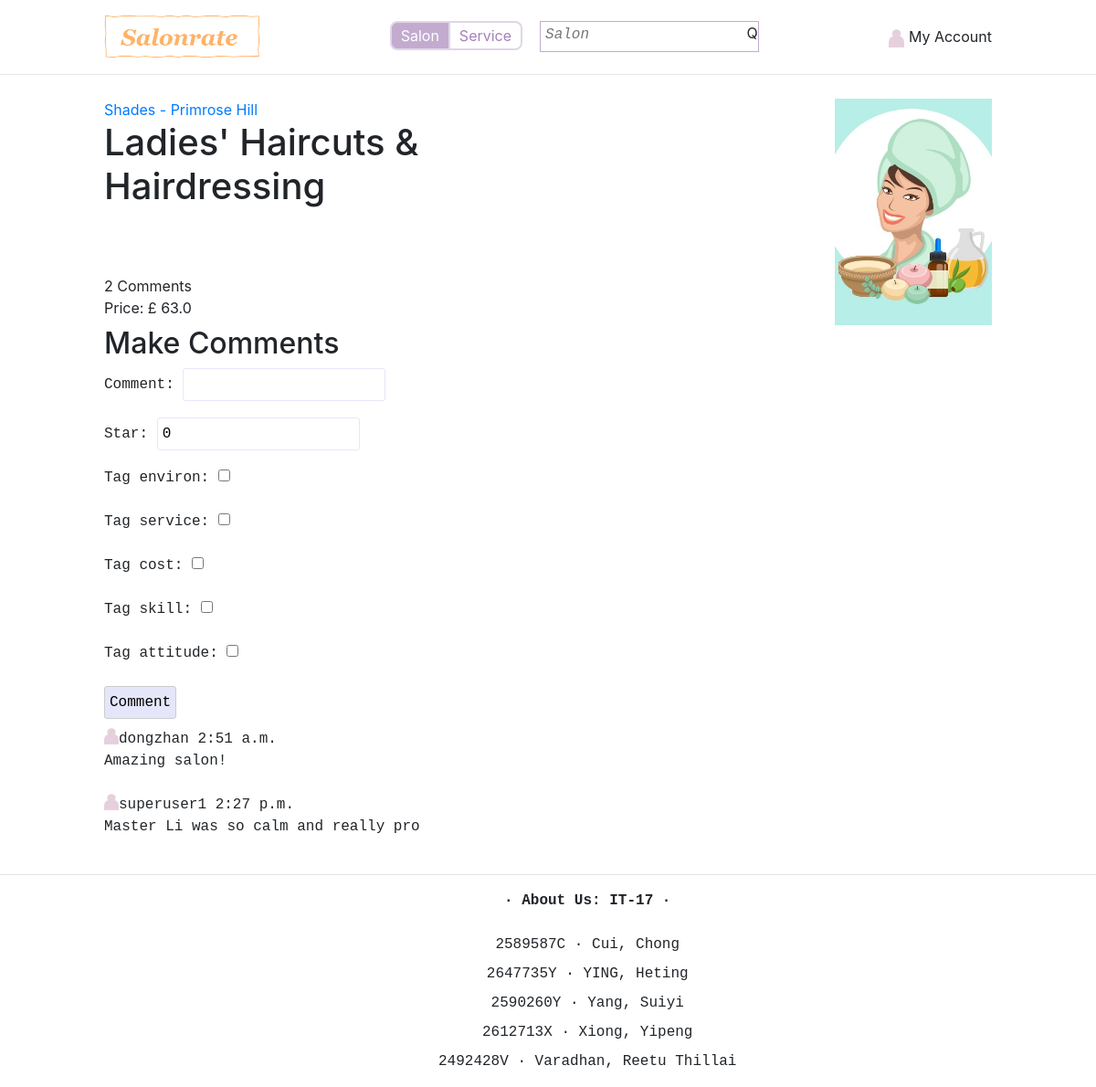
Page /salonrate/service/ on the earlier database version.
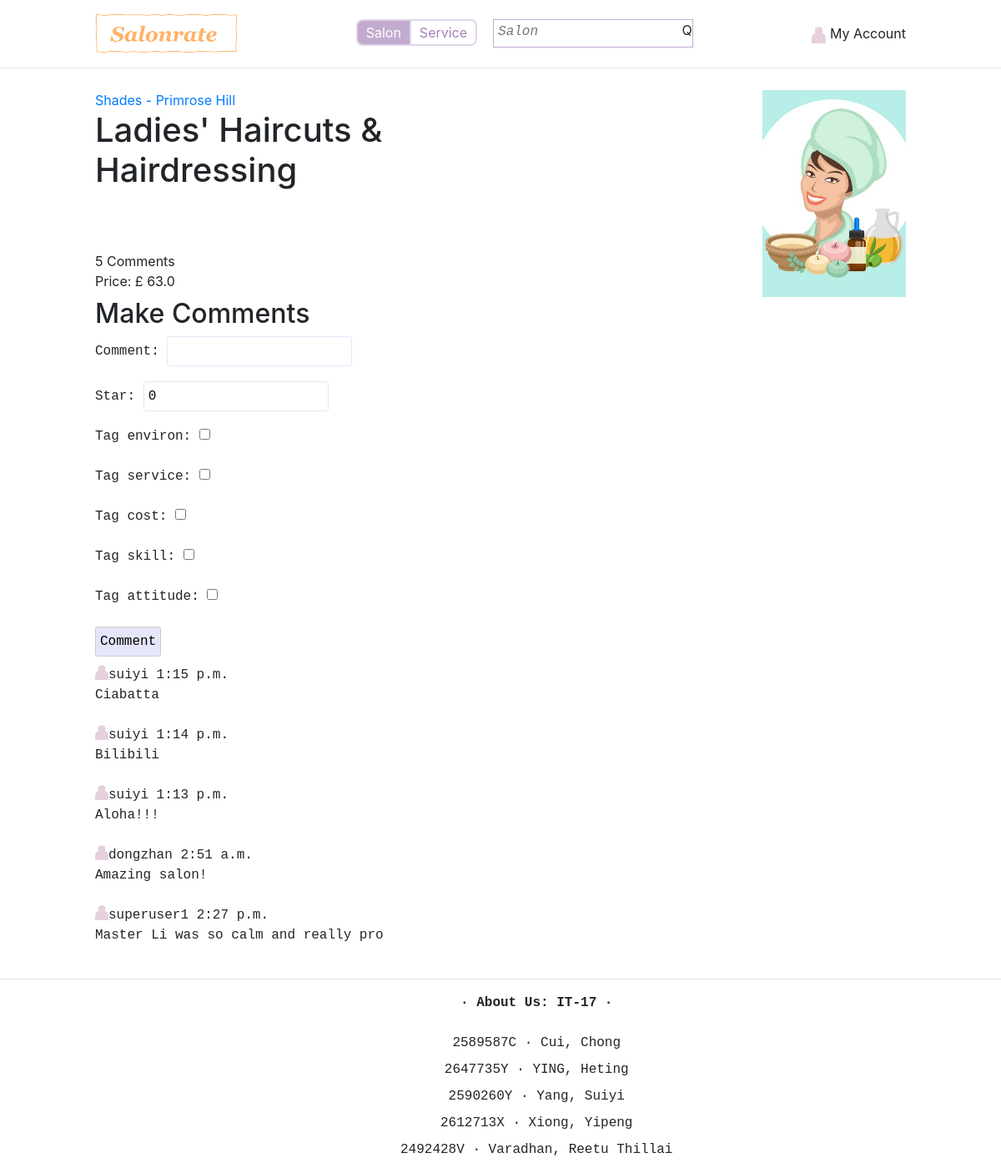
Same page on the later database version.
### salonrate/models.py (models this page shows, shortened)
class Comment(models.Model):
    comment_id = models.AutoField(primary_key=True, null=False)
    username = models.ForeignKey(User, on_delete=models.CASCADE)
    salon_or_service_id = models.IntegerField(default=0, null=False)
    type = models.IntegerField(default=0)
    comment = models.CharField(max_length=500)
    star = models.IntegerField(default=0)
    tag_environ = models.BooleanField(default=False)
    tag_service = models.BooleanField(default=False)
    tag_cost = models.BooleanField(default=False)
    tag_skill = models.BooleanField(default=False)
    tag_attitude = models.BooleanField(default=False)
    comment_time = models.TimeField(auto_now=True)

### salonrate/views.py (the view, shortened to what this page needs)
# urls.py: path('service/', views.service_detail, name="service"),
def service_detail(request):
    service = get_object_or_404(Service, service_id=100)
    context_dict = {"service":service,"comments":None}
    comments = Comment.objects.filter(salon_or_service_id=service.service_id, type=1).order_by("-comment_id")
    if comments:
        context_dict["comments"] = comments
        context_dict["comment_count"] = len(comments)
    else:
        print("No Comments")
    form = CommentForm()
    context_dict['form'] = form
    return render(request, 'salonrate/service.html', context_dict)

### salonrate/forms.py
class CommentForm(forms.ModelForm):
    class Meta:
        model = Comment
        fields = ('comment', 'star', 'tag_environ', 'tag_service', 'tag_cost', 'tag_skill', 'tag_attitude', )

### templates/salonrate/service.html (shortened to what this page needs)
{% extends 'salonrate/base.html' %}
{% load staticfiles %}
{% block body_block %}
<div class="main">
    <div class="detail">
        <div class="left">
            <div class="back"><a href="{% url 'salonrate:salon' %}">{{ service.salon_id.salon_name }}</a></div>
            <div class="name"><h1>{{ service.service_name }}</h1></div>
            <div class="item-rate">
                <fieldset>
                    <input type="radio" id="star5" name="rating" value="5"/><label for="star5" title="Outstanding">5 stars</label>
                    <input type="radio" id="star4" name="rating" value="4"/><label for="star4" title="Very Good">4 stars</label>
                    <input type="radio" id="star3" name="rating" value="3"/><label for="star3" title="Good">3 stars</label>
                    <input type="radio" id="star2" name="rating" value="2"/><label for="star2" title="Poor">2 stars</label>
                    <input type="radio" id="star1" name="rating" value="1"/><label for="star1" title="Very Poor">1 star</label>
                </fieldset>
            </div>
            <div class="comcount">{{ comment_count }} Comments</div>
            <div class="price">Price: £ {{ service.service_price }}</div>
        </div>
        <div class="right">
            {% if service.service_type == 0 %}
            <img class="promopic" src="{% static 'images/wash.png' %}" alt="wash_img" />
            {% elif service.service_type == 1 %}
            <img class="promopic" src="{% static 'images/cut.jpeg' %}" alt="cut_img" />
            {% elif service.service_type == 2 %}
            <img class="promopic" src="{% static 'images/dye.jpeg' %}" alt="dye_img" />
            {% elif service.service_type == 3 %}
            <img class="promopic" src="{% static 'images/perm.jpg' %}" alt="perm_img" />
            {% elif service.service_type == 4 %}
            <img class="promopic" src="{% static 'images/care.jpeg' %}" alt="care_img" />
            {% else %}
            <img class="promopic" src="{% static 'images/item.png' %}" alt="care_img" />
            {% endif %}
        </div>
    </div>
    <div class="comment">
        <div class="subtopic"><h2>Make Comments</h2></div>
        <form class="cmf" method="post">
            {{ form.as_p }}
            <input class="submit" type="submit" value="Comment" />
        </form>
        {% if comments %}
        {% for comment in comments %}
        <div class="comment-item">
            {% if comment.username.avatar %}
            <div class="avatar"><img class='ava' src={{ comment.username.avatar }} alt="Avatar" /></div>
            {% else %}
            <div class="avatar"><img class='ava' src="{% static 'images/me.png' %}" alt="Avatar" /></div>
            {% endif %}
            <div class="user">{{ comment.username.username }} {{ comment.comment_time }}</div><br />
            <div class="content">{{ comment.comment }}</div><br />
        </div>
        {% endfor %}
        {% endif %}
    </div>
</div>
{% endblock %}

Differences in the rows shown:
added Comment: username.username "suiyi", comment_time "1:15 p.m.", comment "Ciabatta"
added Comment: username.username "suiyi", comment_time "1:14 p.m.", comment "Bilibili"
added Comment: username.username "suiyi", comment_time "1:13 p.m.", comment "Aloha!!!"
Other differences:
{{ comment_count }}: "2" → "5"
